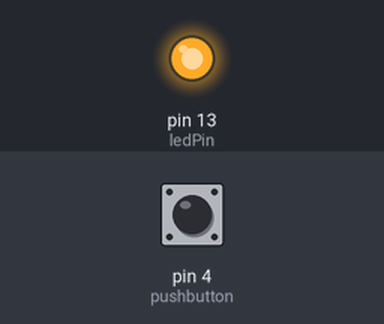
This sketch was run on a simulated Arduino Uno, built with avr-gcc and run on an emulated ATmega328P. Parts: output pins drawn as LEDs (lit = HIGH). The test bench sets the inputs (shaded band); at power-on: pin 4 (pushbutton) LOW.

Above: at 1.2 s.
1.3 s: pin 4 (pushbutton) pulled HIGH for 0.15 s
At 1.37 s:
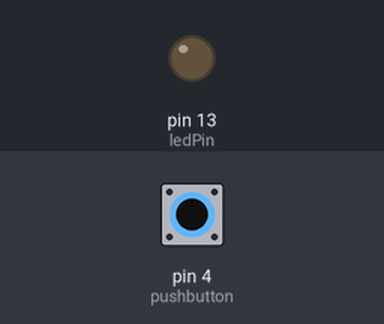
2.9 s: pin 4 (pushbutton) pulled HIGH for 3.2 s
At 6.5 s:
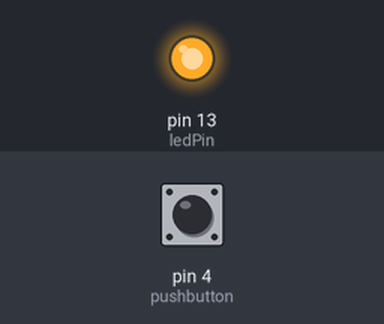
Timing chart, 0 to 8.0 s (numbered marks = the images above; inputs shaded):
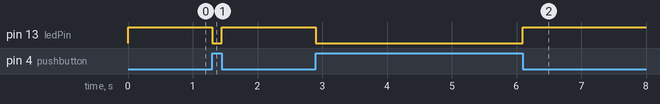

The sketch:

pushbutton_test.ino
```cpp
/* # When you push the digital button, the Led 13 on the board will turn on. Otherwise,the led turns off.
*/
int ledPin = 13;                // choose the pin for the LED
int pushbutton = 4;               // Connect sensor to input pin 3
void setup() {
  pinMode(ledPin, OUTPUT);      // declare LED as output
  pinMode(pushbutton, INPUT);     // declare pushbutton as input
}
void loop(){
  int val = digitalRead(pushbutton);  // read input value
  if (val == HIGH) {            // check if the input is HIGH
    digitalWrite(ledPin, LOW);  // turn LED OFF
  } else {
    digitalWrite(ledPin, HIGH); // turn LED ON
  }
}
```

Measured:
- after the input at 1.3 s, pin 13 (ledPin): HIGH → LOW at once, → HIGH 0.15 s later
- after the input at 2.9 s, pin 13 (ledPin): HIGH → LOW at once, → HIGH 3.2 s later
